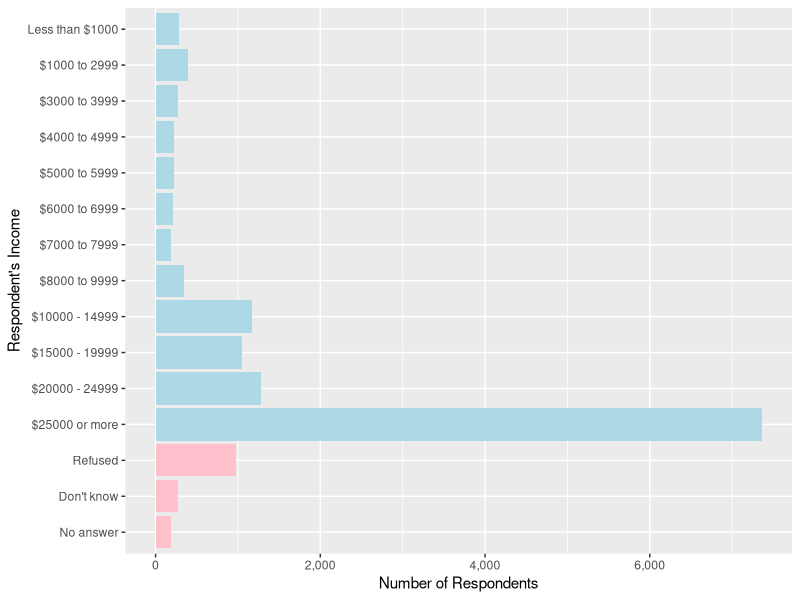
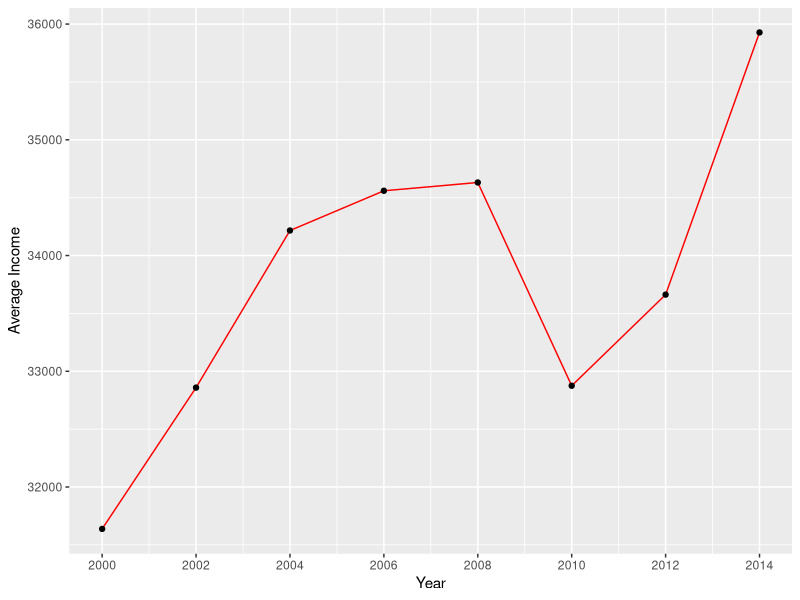
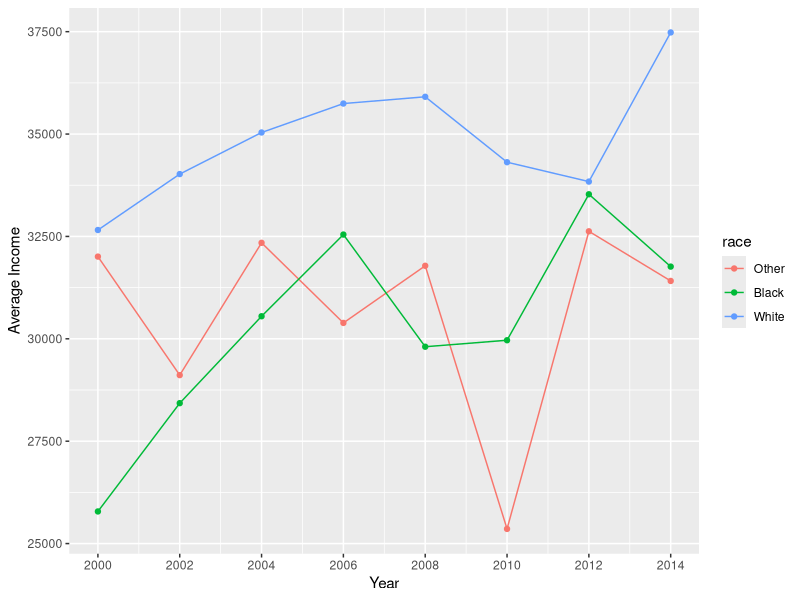
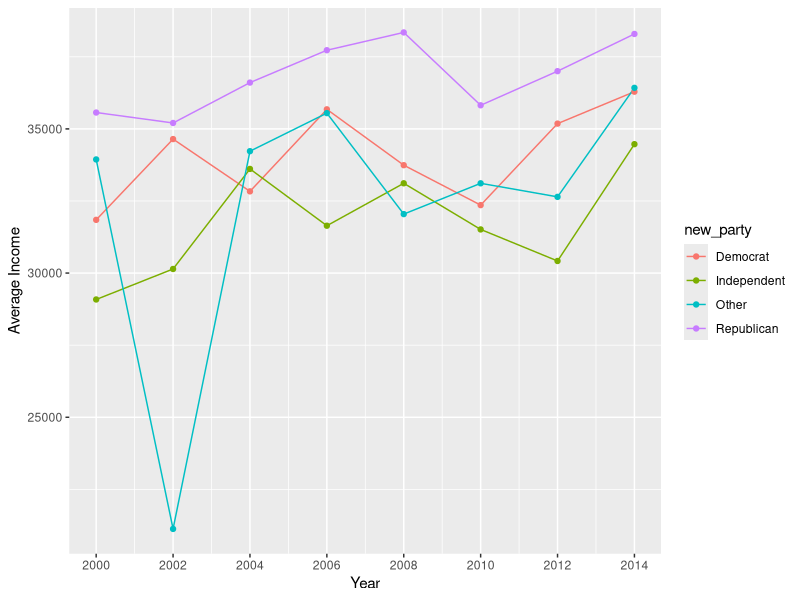
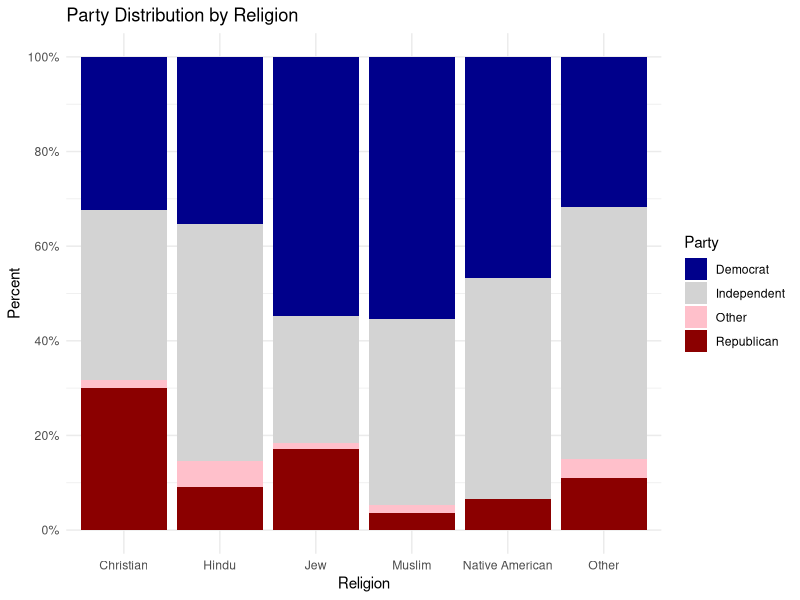
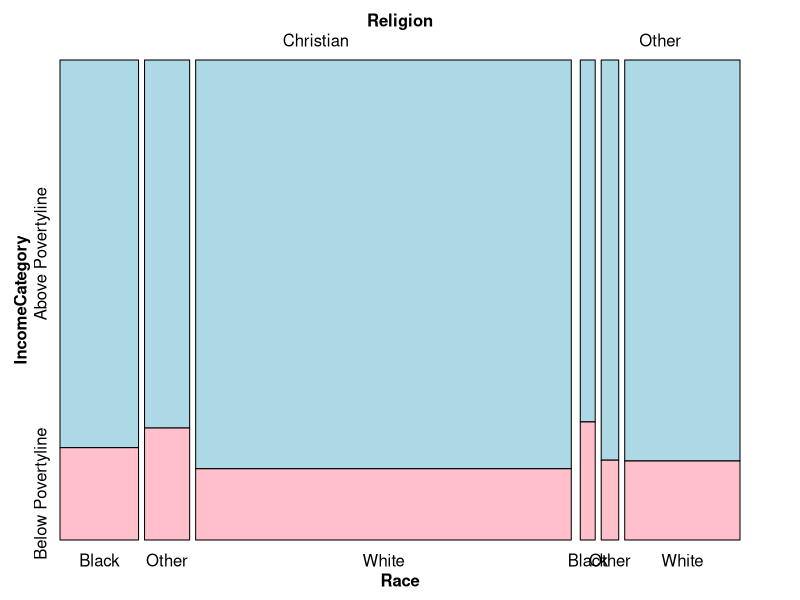
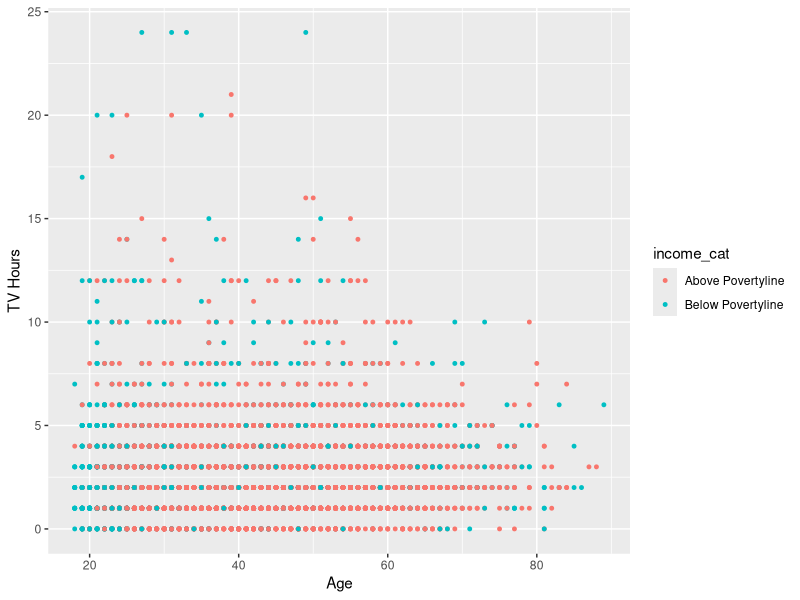
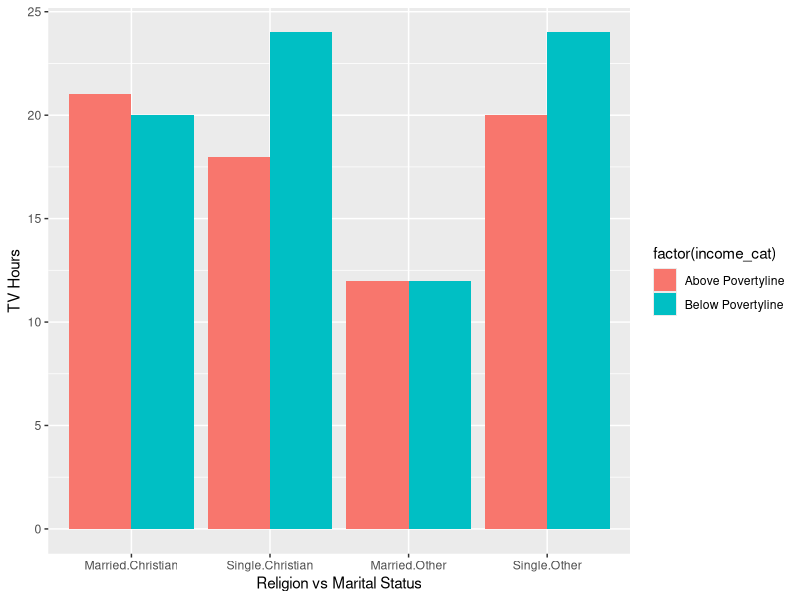

The R source for these figures, in order:
## ---- chunk 1
knitr::opts_chunk$set(echo = TRUE)
## ---- chunk 2
library(dplyr)
library(ggplot2)
library(tidyverse)
gss_cat %>%
  filter(!rincome %in% c("Not applicable")) %>%
  mutate(rincome = fct_recode(rincome,
    "Less than $1000" = "Lt $1000"
  )) %>%
  mutate(rincome_na = rincome %in% c("Refused", "Don't know", "No answer")) %>%
  ggplot(aes(x = rincome, fill = rincome_na)) +
  geom_bar() +
  coord_flip() +
  scale_y_continuous("Number of Respondents", labels = scales::comma) +
  scale_x_discrete("Respondent's Income") +
  scale_fill_manual(values = c("FALSE" = "light blue", "TRUE" = "pink")) +
  theme(legend.position = "None")
## ---- chunk 3
library(dplyr)
gss_df <- as.data.frame(gss_cat)
gss_df <- filter(gss_df, rincome != "Not applicable" & rincome != "Refused" & rincome != "Don't know" & rincome != "No answer")
gss_df$new_income[gss_df$rincome=="Lt $1000"]<-500
gss_df$new_income[gss_df$rincome=="$1000 to 2999"]<-2000
gss_df$new_income[gss_df$rincome=="$3000 to 3999"]<-3500
gss_df$new_income[gss_df$rincome=="$4000 to 4999"]<-4500
gss_df$new_income[gss_df$rincome=="$5000 to 5999"]<-5500
gss_df$new_income[gss_df$rincome=="$6000 to 6999"]<-6500
gss_df$new_income[gss_df$rincome=="$7000 to 7999"]<-7500
gss_df$new_income[gss_df$rincome=="$8000 to 9999"]<-9000
gss_df$new_income[gss_df$rincome=="$10000 - 14999"]<-12500
gss_df$new_income[gss_df$rincome=="$15000 - 19999"]<-17500
gss_df$new_income[gss_df$rincome=="$20000 - 24999"]<-22500
gss_df$new_income[gss_df$rincome=="$25000 or more"]<-50000
## ---- chunk 4
library(plyr)

avg_income_df <- ddply(gss_df, .(year), summarize,  avg_income=mean(new_income))

ggplot(data=avg_income_df, aes(x=year, y=avg_income, group=1)) +
  geom_line(color="red")+
  geom_point()+
  scale_x_continuous("Year", breaks= seq(2000, 2015, by=2))+
  scale_y_continuous("Average Income")
## ---- chunk 5
avg_income_race_df <- ddply(gss_df, .(year, race), summarize,  avg_income=mean(new_income))

ggplot(data=avg_income_race_df, aes(x=year, y=avg_income, group=race,color=race)) +
  geom_line()+
  geom_point()+
  scale_x_continuous("Year", breaks= seq(2000, 2015, by=2))+
  scale_y_continuous("Average Income")
## ---- chunk 6
gss_df$new_party[gss_df$partyid=="No answer"]<-"Other"
gss_df$new_party[gss_df$partyid=="Don't know"]<-"Other"
gss_df$new_party[gss_df$partyid=="Other party"]<-"Other"
gss_df$new_party[gss_df$partyid=="Strong republican"]<-"Republican"
gss_df$new_party[gss_df$partyid=="Not str republican"]<-"Republican"
gss_df$new_party[gss_df$partyid=="Strong democrat"]<-"Democrat"
gss_df$new_party[gss_df$partyid=="Not str democrat"]<-"Democrat"
gss_df$new_party[gss_df$partyid=="Ind,near rep"]<-"Independent"
gss_df$new_party[gss_df$partyid=="Independent"]<-"Independent"
gss_df$new_party[gss_df$partyid=="Ind,near dem"]<-"Independent"

avg_income_party_df <- ddply(gss_df, .(year, new_party), summarize,  avg_income=mean(new_income))

ggplot(data=avg_income_party_df, aes(x=year, y=avg_income, group=new_party,color=new_party)) +
  geom_line()+
  geom_point()+
  scale_x_continuous("Year", breaks= seq(2000, 2015, by=2))+
  scale_y_continuous("Average Income")
## ---- chunk 7
gss_df$new_relig[gss_df$relig=="Protestant"]<-"Christian"
gss_df$new_relig[gss_df$relig=="Christian"]<-"Christian"
gss_df$new_relig[gss_df$relig=="Catholic"]<-"Christian"
gss_df$new_relig[gss_df$relig=="Orthodox-christian"]<-"Christian"
gss_df$new_relig[gss_df$relig=="Hinduism"]<-"Hindu"
gss_df$new_relig[gss_df$relig=="Buddhism"]<-"Hindu"
gss_df$new_relig[gss_df$relig=="Moslem/islam"]<-"Muslim"
gss_df$new_relig[gss_df$relig=="Jewish"]<-"Jew"
gss_df$new_relig[gss_df$relig=="Native american"]<-"Native American"
gss_df$new_relig[gss_df$relig=="None"]<-"Other"
gss_df$new_relig[gss_df$relig=="No answer"]<-"Other"
gss_df$new_relig[gss_df$relig=="Don't know"]<-"Other"
gss_df$new_relig[gss_df$relig=="Other"]<-"Other"
gss_df$new_relig[gss_df$relig=="Other eastern"]<-"Other"
gss_df$new_relig[gss_df$relig=="Inter-nondenominational"]<-"Other"
## ---- chunk 8
library(scales)
ggplot(gss_df, 
       aes(x = new_relig, 
           fill = new_party)) + 
  geom_bar(position = "fill") +
  scale_y_continuous(breaks = seq(0, 1, .2), 
                     label = percent) +
  scale_fill_manual(values = c("Dark blue","light grey","Pink","Dark red")) +
  labs(y = "Percent", 
       fill = "Party",
       x = "Religion",
       title = "Party Distribution by Religion") +
  theme_minimal()
## ---- chunk 9
gss_df$income_cat[gss_df$rincome=="Lt $1000"]<-"Below Povertyline"
gss_df$income_cat[gss_df$rincome=="$1000 to 2999"]<-"Below Povertyline"
gss_df$income_cat[gss_df$rincome=="$3000 to 3999"]<-"Below Povertyline"
gss_df$income_cat[gss_df$rincome=="$4000 to 4999"]<-"Below Povertyline"
gss_df$income_cat[gss_df$rincome=="$5000 to 5999"]<-"Below Povertyline"
gss_df$income_cat[gss_df$rincome=="$6000 to 6999"]<-"Below Povertyline"
gss_df$income_cat[gss_df$rincome=="$7000 to 7999"]<-"Below Povertyline"
gss_df$income_cat[gss_df$rincome=="$8000 to 9999"]<-"Below Povertyline"
gss_df$income_cat[gss_df$rincome=="$10000 - 14999"]<-"Above Povertyline"
gss_df$income_cat[gss_df$rincome=="$15000 - 19999"]<-"Above Povertyline"
gss_df$income_cat[gss_df$rincome=="$20000 - 24999"]<-"Above Povertyline"
gss_df$income_cat[gss_df$rincome=="$25000 or more"]<-"Above Povertyline"
## ---- chunk 10
gss_df$new_relig_1[gss_df$relig=="Protestant"]<-"Christian"
gss_df$new_relig_1[gss_df$relig=="Christian"]<-"Christian"
gss_df$new_relig_1[gss_df$relig=="Catholic"]<-"Christian"
gss_df$new_relig_1[gss_df$relig=="Orthodox-christian"]<-"Christian"
gss_df$new_relig_1[gss_df$relig=="Hinduism"]<-"Other"
gss_df$new_relig_1[gss_df$relig=="Buddhism"]<-"Other"
gss_df$new_relig_1[gss_df$relig=="Moslem/islam"]<-"Other"
gss_df$new_relig_1[gss_df$relig=="Jewish"]<-"Other"
gss_df$new_relig_1[gss_df$relig=="Native american"]<-"Other"
gss_df$new_relig_1[gss_df$relig=="None"]<-"Other"
gss_df$new_relig_1[gss_df$relig=="No answer"]<-"Other"
gss_df$new_relig_1[gss_df$relig=="Don't know"]<-"Other"
gss_df$new_relig_1[gss_df$relig=="Other"]<-"Other"
gss_df$new_relig_1[gss_df$relig=="Other eastern"]<-"Other"
gss_df$new_relig_1[gss_df$relig=="Inter-nondenominational"]<-"Other"
## ---- chunk 11
gss_df$new_race[gss_df$race=="White"]<-"White"
gss_df$new_race[gss_df$race=="Black"]<-"Black"
gss_df$new_race[gss_df$race=="Other"]<-"Other"
gss_df$new_race[gss_df$race=="Not applicable"]<-"Other"
## ---- chunk 12
library(vcd)
# Split by Admit, then Gender, then Dept
new_gss_df <- gss_df[c("new_relig_1", "income_cat","new_race")]
colnames(new_gss_df) <- c("Religion", "IncomeCategory", "Race")
mosaic(~ Religion + IncomeCategory + Race, data = new_gss_df, highlighting = "IncomeCategory",highlighting_fill = c("lightblue", "pink"), direction = c("v", "h", "v"))
## ---- chunk 13
ggplot(gss_df, aes(x=age, y=tvhours,  color = income_cat)) +
  geom_point(size=1)+scale_x_continuous("Age")+scale_y_continuous("TV Hours")
## ---- chunk 14
gss_df$new_marital[gss_df$marital=="Never married"]<-"Single"
gss_df$new_marital[gss_df$marital=="Divorced"]<-"Single"
gss_df$new_marital[gss_df$marital=="Widowed"]<-"Single"
gss_df$new_marital[gss_df$marital=="Separated"]<-"Single"
gss_df$new_marital[gss_df$marital=="No answer"]<-"No answer"
gss_df$new_marital[gss_df$marital=="Married"]<-"Married"

marital_df <- filter(gss_df, new_marital != "No answer")

dodge <- position_dodge(width = 0.9)

ggplot(marital_df, aes(x = interaction(new_marital, new_relig_1), y = tvhours, fill = factor(income_cat))) +
  geom_bar(stat = "identity", position = position_dodge())+scale_x_discrete("Religion vs Marital Status")+scale_y_continuous("TV Hours")
## ---- chunk 15
new_marital_df <- gss_df[c("new_relig_1", "new_marital","new_race","income_cat")]
colnames(new_marital_df) <- c("Religion","MaritalStatus","Race","IncomeCategory")
new_marital_df <- filter(new_marital_df, MaritalStatus != "No answer")
mosaic(~ Religion + MaritalStatus + Race, data = new_marital_df, highlighting = "MaritalStatus",highlighting_fill = c("lightblue", "pink"), direction = c("v", "h", "v"))
